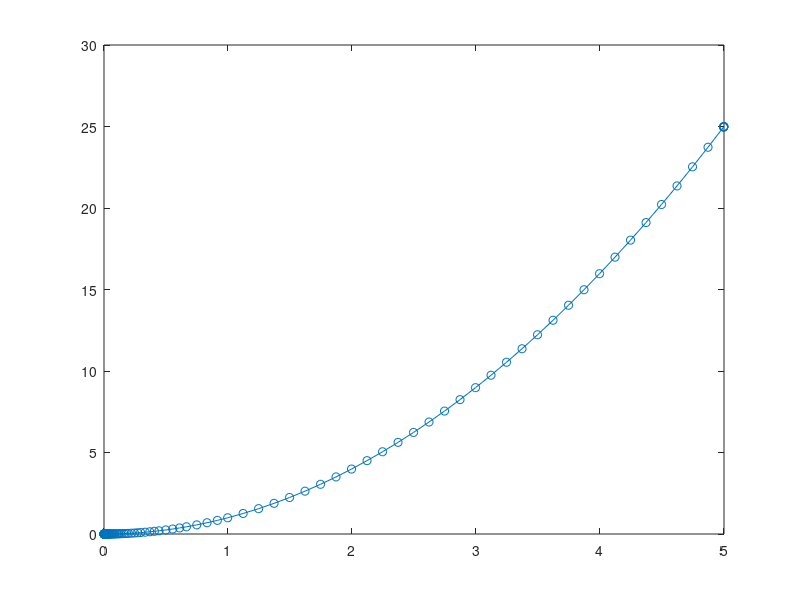

This chart was generated by the following MATLAB code:
%{
    Model the following system
    y' = 2t
%}

tspan = [0, 5];
y0 = 0;
[t,y] = ode45(@(t,y) 2*t, tspan, y0)


plot(t,y, '-o')